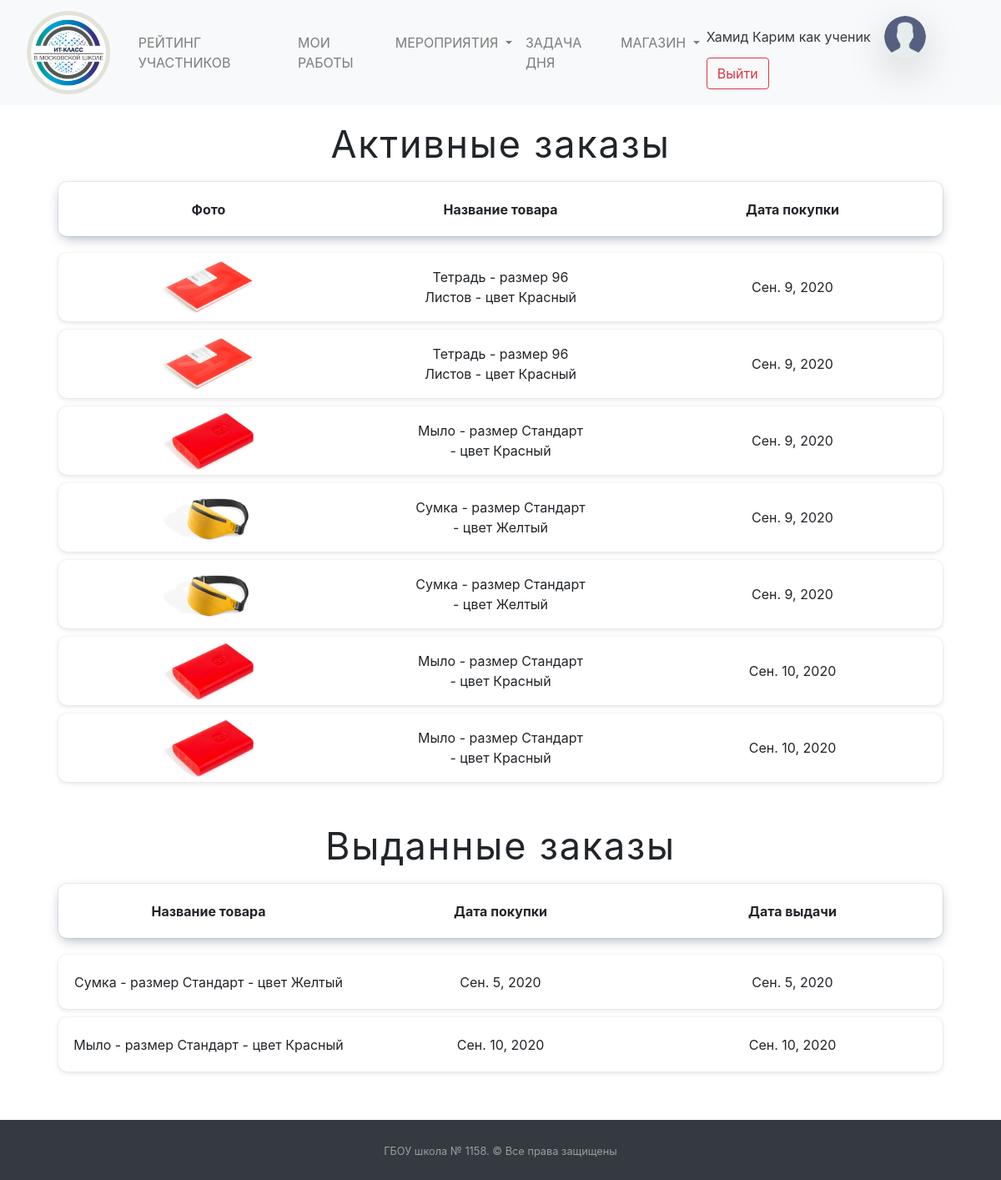
/market/bought_product_list/ (signed in), run on the app's committed database.
### mainapp/models.py (models this page shows, shortened)
class Puples(models.Model):
    STATUS_CHOICES = (
        ('ST10', 'Ученик 10 ИТ-класса'),
        ('ST11', 'Ученик 11 ИТ-класса'),
        ('APP', 'Кандидат в ИТ-класс'),
        ('TEACH', 'Учитель')
    )
    PROGRESS_CHOICES = (
        (0, '0'),
        (25, '25'),
        (50, '50'),
        (75, '75'),
        (100, '100'),
    )
    name = models.CharField("Имя", null=True, max_length=50)
    surname = models.CharField("Фамилия", null=True, max_length=100)
    rate = models.PositiveIntegerField("Рейтинг ученика", default=0)
    image = models.ImageField("Фотография профиля", blank=True, upload_to="puples_photo",
                              default="puples_photo/user-2.png")
    user = models.OneToOneField(User, on_delete=models.CASCADE, null=True, default='',
                                verbose_name="Связь с таблицей пользователей")
    status = models.CharField("Статуc", choices=STATUS_CHOICES, default='ST10', max_length=30)
    applicant_first_result = models.FloatField("Результат первого этапа", blank=True, default=0)
    applicant_progress = models.IntegerField(verbose_name="Прогресс", choices=PROGRESS_CHOICES, default=0, blank=True)
    email = models.EmailField(verbose_name="Email", default="")
    phone = models.CharField(max_length=12, verbose_name="Телефон", default="")
    class Meta:
        verbose_name = "Пользователи"
        verbose_name_plural = "Пользователи"

### market/models.py (models this page shows, shortened)
class BoughtProduct(models.Model):
    customer = models.ForeignKey(Puples, verbose_name="Покупатель товара", on_delete=models.SET_NULL, null=True)
    main_product = models.ForeignKey(MarketProduct, verbose_name="Ссылка на основной товар", on_delete=models.CASCADE)
    connected_event = models.ForeignKey(Events, verbose_name="Ссылка на Event с этой покупкой", on_delete=models.CASCADE, default=None)
    bought_date = models.DateField("Дата покупки", auto_now_add=True)
    given_date = models.DateField("Дата выдачи товара", null=True)
    given = models.BooleanField("Выдан ли товар покупателю", default=False)
    class Meta:
        verbose_name = "Заказ/купленный товар"
        verbose_name_plural = "Заказы и купленные товары"

class MarketProduct(models.Model):
    product_name = models.CharField(verbose_name="Название товара", max_length=200)
    product_size = models.CharField(verbose_name="Размер товара", default="Стандарт", max_length=200)
    product_color = models.CharField(verbose_name="Цвет товара", default="Не указан", max_length=200)
    product_photo = models.ImageField("Фотография товара", upload_to="products_photo/", blank=True)
    remained_amount = models.PositiveIntegerField("Количество оставшегося товара", null=False)
    price = models.PositiveIntegerField("Цена товара", null=False)
    def __str__(self):
        return f"{self.product_name}\t-\tразмер {self.product_size}\t-\tцвет {self.product_color}"
    class Meta:
        verbose_name = "Товар"
        verbose_name_plural = "Товары"

### market/views.py (the view, shortened to what this page needs)
# urls.py: path('bought_product_list/', views.BoughtProductList.as_view(), name='Каталог купленных товаров'),
class BoughtProductList(HeaderNotificationsCounter, LoginRequiredMixin, ListView):
    template_name = "market/product_check_list.html"
    model = BoughtProduct
    login_url = "/login/"
    def get_context_data(self, **kwargs):
        context = super(BoughtProductList, self).get_context_data(**kwargs)
        if self.request.user.is_superuser:
            context["not_given_product_list"] = BoughtProduct.objects.filter(given=0)
            context["given_product_list"] = BoughtProduct.objects.filter(given=1)
        else:
            context["not_given_product_list"] = BoughtProduct.objects.filter(given=0, customer=self.request.user.puples)
            context["given_product_list"] = BoughtProduct.objects.filter(given=1, customer=self.request.user.puples)
        return context

### mainapp/addons_python/views_addons_classes.py (called while the page is built)
    def get_context_data(self, *, object_list=None, **kwargs):
        context = super().get_context_data(**kwargs)
        context['events_new'] = Events.objects.filter(check=False).count()
        context['applicants_count'] = Puples.objects.filter(
            status="APP").count()
        return context

### templates/market/product_check_list.html (shortened to what this page needs)
{% extends  'base.html' %}
{% load static %}
{% block main %}
    <h2 style="font-size: 45px;font-weight: 400;letter-spacing: 0.04em;margin-top: 20px;" class="text-center">
        Активные заказы
    </h2>
    {% if not_given_product_list %}
        <table class="product-list active-products-list p-0">
            <thead class="text-center">
                <tr style="box-shadow: 0 0 0 1px rgba(13,35,67,.07),0 5px 15px -4px rgba(13,35,67,.4);">
                    <th scope="col">Фото</th>
                    <th scope="col">Название товара</th>
                    <th scope="col">Дата покупки</th>
                </tr>
            </thead>
            <tbody>
                {% for product in not_given_product_list %}
                    <tr>
                        <td><img style="height: 70px;" src="{{ product.main_product.product_photo.url }}" alt="{{ product.main_product.product_name }}"></td>
                        <td>{{ product.main_product }}</td>
                        <td>{{ product.bought_date }}</td>
                    </tr>
                {% endfor %}
            </tbody>
        </table>
    {% else %}
    <h4 style="font-weight: 300;" class="text-center">
        Нет активных заказов
    </h4>
    {% endif %}
    <h2 class="text-center" style="font-size: 45px;font-weight: 400;letter-spacing: 0.04em;margin-top: 20px;">
        Выданные заказы
    </h2>
    {% if given_product_list %}
        <table class="product-list products-history p-0">
            <thead class="text-center">
            <tr style="box-shadow: 0 0 0 1px rgba(13,35,67,.07),0 5px 15px -4px rgba(13,35,67,.4);">
                <th scope="col">Название товара</th>
                <th scope="col">Дата покупки</th>
                <th scope="col">Дата выдачи</th>
            </tr>
            </thead>
            <tbody>
            {% for product in given_product_list %}
                {% if product.customer.id == user.puples.id or request.user.is_superuser %}
                    <tr>
                        <td>{{ product.main_product }}</td>
                        <td>{{ product.bought_date }}</td>
                        <td>{{ product.given_date }}</td>
                    </tr>
                {% endif %}
            {% endfor %}
            </tbody>
        </table>
    {% else %}
        <h4 style="font-weight: 300;" class="text-center">
            Нет выданных заказов
        </h4>
    {% endif %}
{% endblock %}

### templates/base.html (shortened to what this page needs)
<!DOCTYPE html>
<html lang="ru">
{% load static %}
<head>
    <link href="{% static 'css/bootstrap.css' %}" rel="stylesheet" type="text/css">
    <link href="{% static 'css/style.css' %}" rel="stylesheet" type="text/css">
    <link href="{% static 'css/pre.css' %}" rel="stylesheet" type="text/css">
    <link rel="stylesheet" href="//code.jquery.com/ui/1.12.1/themes/base/jquery-ui.css">
    <link rel="stylesheet" href="/resources/demos/style.css">
</head>
<body>
<div class="container-fuild">
    <nav class="navbar navbar-expand-lg navbar-light bg-light">
        <a href="/" class="navbar-brand">
            <img class="img-fluid mx-3"
                 style="width: 100px; object-fit: cover; height:100px;"
                 src="{% static '/images/itclass-logo.png' %}"></a>
        <div class="collapse navbar-collapse" id="navbarSupportedContent">
            <ul class="navbar-nav mr-auto">
                {% if user.is_authenticated and user.puples.status != "APP" %}
                    <li class="nav-item">
                        <a class="nav-link{% block detail_active %}{% endblock %}" href="/rate">РЕЙТИНГ УЧАСТНИКОВ</a>
                    </li>
                {% endif %}
                {% if user.is_authenticated and user.puples.status != "APP" %}
                    <li class="nav-item">
                        <a class="nav-link{% block detail_active_works %}{% endblock %}" href="/works">МОИ РАБОТЫ</a>
                    </li>
                {% endif %}
                <li class="nav-item dropdown">
                    <a class="nav-link dropdown-toggle{% block detail_active_hach %}{% endblock %}" href="#"
                       id="navbarDropdown" role="button"
                       data-toggle="dropdown" aria-haspopup="true" aria-expanded="false">
                        МЕРОПРИЯТИЯ
                    </a>
                </li>
                {% if user.is_authenticated and user.puples.status != "APP" %}
                    <li class="nav-item">
                        <a class="nav-link{% block detail_active_task %}{% endblock %}" href="/daytask/">ЗАДАЧА ДНЯ</a>
                    </li>
                    <li class="nav-item dropdown">
                        <a class="nav-link {% block market_active %}{% endblock %} dropdown-toggle" href="#"
                           id="navbarDropdown" role="button"
                           data-toggle="dropdown" aria-haspopup="true" aria-expanded="false">
                            МАГАЗИН
                        </a>
                    </li>
                {% endif %}
            </ul>
            <form class="form-inline my-2 my-lg-0">
                {% if user.is_authenticated %}
                    <a class="nav-link text-dark disabled p-0"
                       href="/account/">{{ user.last_name }} {{ user.first_name }}</a>
                    <a href="/account/">
                        <img class="img-fluid mx-3 rounded-circle shadow-lg"
                             style="width: 50px; object-fit: cover; height:50px;"
                             src="{{ user.puples.image.url }}"></a>
                {% endif %}
                {% if user.username == "" %}
                    <a class="nav-link disabled" href="#">Гость</a>
                    <a class="btn btn-outline-success my-2 my-sm-0" href="/login">Войти</a>
                {% else %}
                    <a class="btn btn-outline-danger my-2 my-sm-0" href="/logout">Выйти</a>
                {% endif %}
            </form>
        </div>
    </nav>
    {% block main %}
    {% endblock %}
    <footer id="sticky-footer" class="py-4 bg-dark text-white-50 mt-5">
        <div class="container text-center">
            <small>ГБОУ школа № 1158. &copy; Все права защищены</small>
        </div>
    </footer>
</div>
</body>
</html>

### templates/market/product_check_list.html (style rules this page uses)
.product-list { margin-bottom: 40px; position: relative; width: 90%; left: 5%; }
.product-list tr { padding: 5px; margin: 10px; min-height: 65px; display: flex; justify-content: space-around; align-items: center; border-radius: 10px; box-shadow: 0 0 2px 0 rgba(0,0,0,.1), 0 2px 6px 0 rgba(0,0,0,.1); -webkit-box-shadow: 0 0 2px 0 rgba(0,0,0,.1), 0 2px 6px 0 rgba(0,0,0,.1); }
.active-products-list td,.active-products-list th { width: 20%; text-align: center; }
.products-history td, .products-history th { width: 33%; text-align: center; }

### data on the page
BoughtProduct: main_product.product_photo (picture), main_product "Тетрадь - размер 96 Листов - цвет Красный", bought_date "Сен. 9, 2020"
BoughtProduct: main_product.product_photo (picture), main_product "Тетрадь - размер 96 Листов - цвет Красный", bought_date "Сен. 9, 2020"
BoughtProduct: main_product.product_photo (picture), main_product "Мыло - размер Стандарт - цвет Красный", bought_date "Сен. 9, 2020"
BoughtProduct: main_product.product_photo (picture), main_product "Сумка - размер Стандарт - цвет Желтый", bought_date "Сен. 9, 2020"
BoughtProduct: main_product.product_photo (picture), main_product "Сумка - размер Стандарт - цвет Желтый", bought_date "Сен. 9, 2020"
BoughtProduct: main_product.product_photo (picture), main_product "Мыло - размер Стандарт - цвет Красный", bought_date "Сен. 10, 2020"
BoughtProduct: main_product.product_photo (picture), main_product "Мыло - размер Стандарт - цвет Красный", bought_date "Сен. 10, 2020"
BoughtProduct: main_product "Сумка - размер Стандарт - цвет Желтый", bought_date "Сен. 5, 2020", given_date "Сен. 5, 2020"
BoughtProduct: main_product "Мыло - размер Стандарт - цвет Красный", bought_date "Сен. 10, 2020", given_date "Сен. 10, 2020"

### other printed values
{{ user.last_name }} "Хамид"
{{ user.first_name }} "Карим как ученик"
